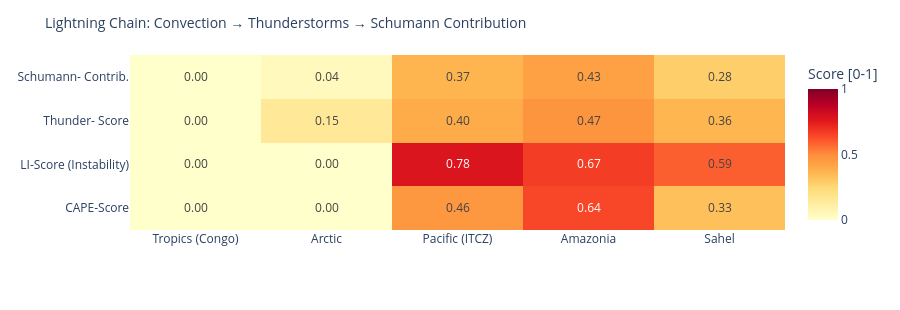

The code cell stored with this chart in its notebook:
### Code cell
# ============================================================
# LIGHTNING CHAIN: Convection → Thunderstorms → Schumann
# Shows the causal chain per measurement point as heatmap
# ============================================================

def cape_score(v):
    """CAPE → normalized score [0,1]"""
    if v is None or pd.isna(v): return 0.0
    return min(1.0, float(v) / 3000)

def li_score(v):
    """Lifted Index: negative = unstable → score [0,1]"""
    if v is None or pd.isna(v): return 0.3
    return min(1.0, max(0.0, (-float(v) + 6) / 12))

def cloud_score(v):
    if v is None or pd.isna(v): return 0.3
    return float(v) / 100

def thunder_score(row):
    """Kombinierter Gewitterwahrscheinlichkeits-Score
    CAPE + LI + Bedeckung + WMO-Gewitter + konvektiver Niederschlag (showers)
    Hinweis: X-Ray und Kp sind kein Bestandteil – nur geomagn./solarer Kontext.
    """
    cs = cape_score(row.get('cape'))
    ls = li_score(row.get('li'))
    cl = cloud_score(row.get('cloud'))
    t  = 1.0 if row.get('thunderstorm') else 0.0
    # Convective precipitation (showers) as additional indicator
    sh = min(1.0, (row.get('showers') or 0) / 5.0)
    return round(cs * 0.30 + ls * 0.25 + cl * 0.15 + t * 0.20 + sh * 0.10, 3)

def schumann_contribution(t_score, lat):
    """Schumann contribution: higher in tropics (±30°), scaled by thunderstorm score"""
    lat_weight = max(0.3, 1.0 - abs(lat) / 60)
    return round(t_score * lat_weight, 3)

df_atm['cape_score']   = df_atm.apply(lambda r: cape_score(r['cape']), axis=1)
df_atm['li_score']     = df_atm.apply(lambda r: li_score(r['li']),    axis=1)
df_atm['thunder_score']= df_atm.apply(lambda r: thunder_score(r.to_dict()), axis=1)
df_atm['schumann_contribution'] = df_atm.apply(
    lambda r: schumann_contribution(r['thunder_score'], r['lat']), axis=1)

metrics = ['cape_score', 'li_score', 'thunder_score', 'schumann_contribution']
labels  = ['CAPE-Score', 'LI-Score\n(Instability)', 'Thunder-\nScore', 'Schumann-\nContrib.']
z_data  = [df_atm[m].tolist() for m in metrics]

fig = go.Figure(go.Heatmap(
    z=z_data,
    x=df_atm['point'].tolist(),
    y=labels,
    colorscale='YlOrRd',
    zmin=0, zmax=1,
    text=[[f'{v:.2f}' for v in row] for row in z_data],
    texttemplate='%{text}', textfont=dict(size=12),
    colorbar=dict(title='Score [0-1]')
))
fig.update_layout(
    title=dict(text='Lightning Chain: Convection → Thunderstorms → Schumann Contribution', font=dict(size=14)),
    height=310,
    plot_bgcolor='rgba(0,0,0,0)', paper_bgcolor='rgba(0,0,0,0)',
    margin=dict(l=130, r=80, t=55, b=80)
)
fig.show()

### Figure 1 — Plotly figure (JSON) as saved in the notebook; plotly's stock layout.template omitted (floating-point values rounded to 4 significant figures)
{"data": [{"colorbar": {"title": {"text": "Score [0-1]"}}, "colorscale": [[0.0, "rgb(255,255,204)"], [0.125, "rgb(255,237,160)"], [0.25, "rgb(254,217,118)"], [0.375, "rgb(254,178,76)"], [0.5, "rgb(253,141,60)"], [0.625, "rgb(252,78,42)"], [0.75, "rgb(227,26,28)"], [0.875, "rgb(189,0,38)"], [1.0, "rgb(128,0,38)"]], "text": [["0.00", "0.00", "0.46", "0.64", "0.33"], ["0.00", "0.00", "0.78", "0.67", "0.59"], ["0.00", "0.15", "0.40", "0.47", "0.36"], ["0.00", "0.04", "0.37", "0.43", "0.28"]], "textfont": {"size": 12}, "texttemplate": "%{text}", "type": "heatmap", "x": ["Tropics (Congo)", "Arctic", "Pacific (ITCZ)", "Amazonia", "Sahel"], "y": ["CAPE-Score", "LI-Score\n(Instability)", "Thunder-\nScore", "Schumann-\nContrib."], "z": [[0.0, 0.0, 0.4633, 0.6433, 0.33], [0.0, 0.0, 0.775, 0.6667, 0.5917], [0.0, 0.147, 0.4, 0.474, 0.362], [0.0, 0.044, 0.367, 0.434, 0.284]], "zmax": 1, "zmin": 0}], "layout": {"height": 310, "margin": {"b": 80, "l": 130, "r": 80, "t": 55}, "paper_bgcolor": "rgba(0,0,0,0)", "plot_bgcolor": "rgba(0,0,0,0)", "title": {"font": {"size": 14}, "text": "Lightning Chain: Convection → Thunderstorms → Schumann Contribution"}}}
